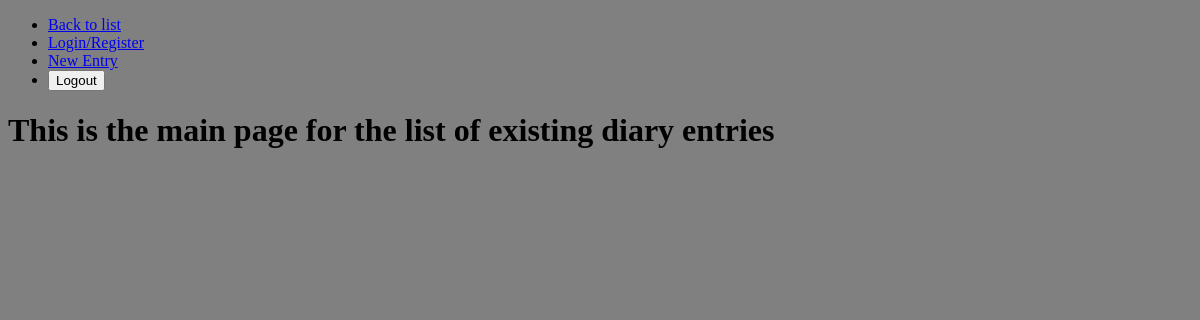
Page /entries/entry_list/ (signed in) on the earlier database version.
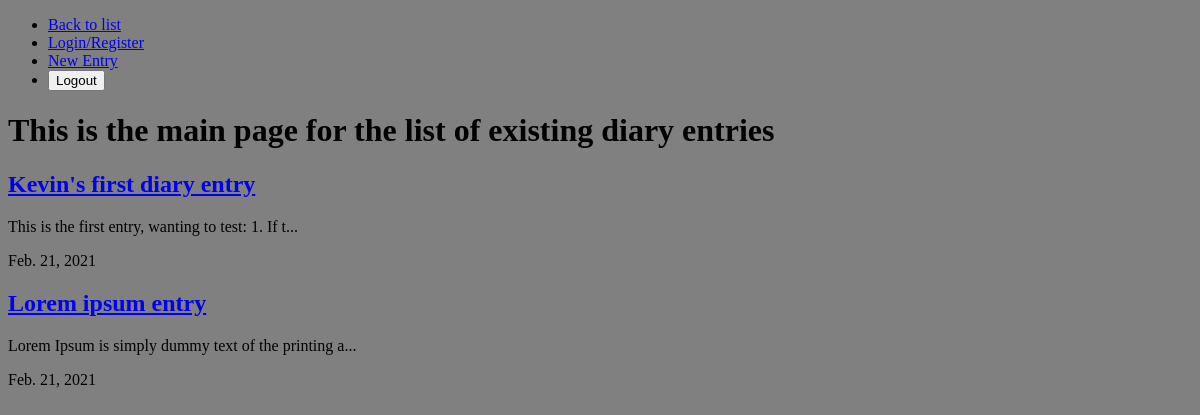
Same page on the later database version.
### entries/models.py (models this page shows, shortened)
class Entry(models.Model):
    title = models.CharField(max_length=100)
    slug = models.SlugField()
    body = models.TextField()
    date_created = models.DateField(auto_now_add=True)
    date_modified = models.DateTimeField(auto_now_add=True)
    author = models.ForeignKey(User, default=None, on_delete=models.CASCADE)
    def snippet(self):
        return self.body[:50] + "..."

### entries/views.py (the view)
# urls.py: path('entry_list/', views.entry_list, name='list'),
@login_required(login_url='/users/login/')
def entry_list(request):
    entries = Entry.objects.all().filter(author=request.user)
    return render(request, 'entries/entry_list.html', {'entries': entries})

### entries/templates/entries/entry_list.html
{% extends 'base_template.html' %}
{% block content %}
<h1>This is the main page for the list of existing diary entries</h1>
    <div class="entries">
        {% for entry in entries %}
            <div class="entry">
                <h2><a href="{% url 'detail' slug=entry.slug %}">{{ entry.title }}</a></h2>
                <p>{{ entry.snippet }}</p>
                <p>{{ entry.date_created }}</p>
            </div>
        {% endfor %}
    </div>
{% endblock %}

### templates/base_template.html (shortened to what this page needs)
<!DOCTYPE html>
<html lang="en">
<head>
    {% load static %}
    <link rel="stylesheet" href="{% static 'styles.css' %}">
</head>
<body>
    <nav>
        <ul>
            <li>
                <a href="{% url 'list' %}">Back to list</a>
            </li>
            <li>
                <a href="/users/login/">Login/Register</a>
            </li>
            <li>
                <a href="/entries/new_entry/">New Entry</a>
            </li>
           <li>
               <form class="logout-link" action="{% url 'logout' %}" method="post">
                   <button type="submit">Logout</button>
               </form>
           </li>
        </ul>
    </nav>
    {% block content %}
    {% endblock %}
</body>
</html>

### static/styles.css (style rules this page uses)
body { background: gray; }

Differences in the rows shown:
now on this page (row edited): Entry: title "Kevin's first diary entry", snippet "This is the first entry, wanting to test: 1. If t...", date_created "Feb. 21, 2021"
now on this page (row edited): Entry: title "Lorem ipsum entry", snippet "Lorem Ipsum is simply dummy text of the printing a...", date_created "Feb. 21, 2021"
